Frame 1 (no input): blank canvas, image omitted
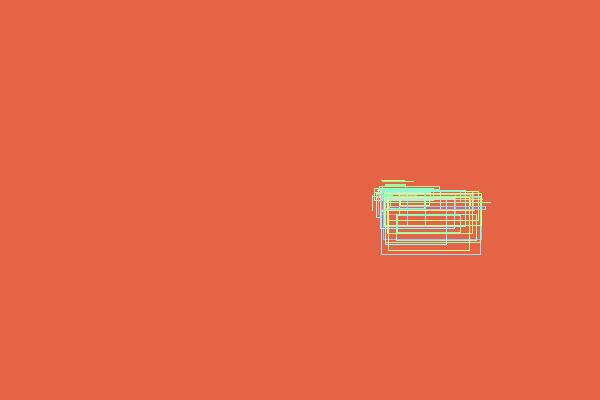
Frame 60 (the mouse pressed at the canvas centre just before this capture)
Frame 120 (the mouse held since frame 60 and released just before this capture): blank canvas, image omitted

The Processing sketch that drew this single still picture (run headless with seeded random() and noise(); from frame 60 on, the mouse is pressed at the canvas centre):

// Processing sketch: processing_53053
// ── processing_53053.pde

float x1;
float y1;
float w1;
float h1;
color rectColor;
float i = 1;

void setup(){
  background(230,100,70);
  size (600, 400);
  colorMode(HSB);
  frameRate(10);
  x1=random(100,570);
  y1=height/2;
  w1=15;
  h1=15;
}
void draw() {
  if (mousePressed == true) {
    //background(230,100,70);
    background(random(1,255),random(1,255),random(1,255));
  }
  colorChange();
  drawRects();
}
void drawRects() {
 
  x1 = x1 + random(-5,5);
  y1 = y1 + random (-5,5);
  x1 = constrain(x1,0,(width-200));
  y1 = constrain(y1,0,(height-20));
  w1 = w1 + random(-20,20);
  h1 = h1 + random(-20,20);
  w1 = constrain(w1,0,100);
  h1 = constrain(h1,0,100);
  noFill();
  stroke(rectColor);
  rect(x1,y1,w1,h1);
}
void colorChange(){
  i = random(1,150);
  rectColor = color(i, 110,255);
   }

  
